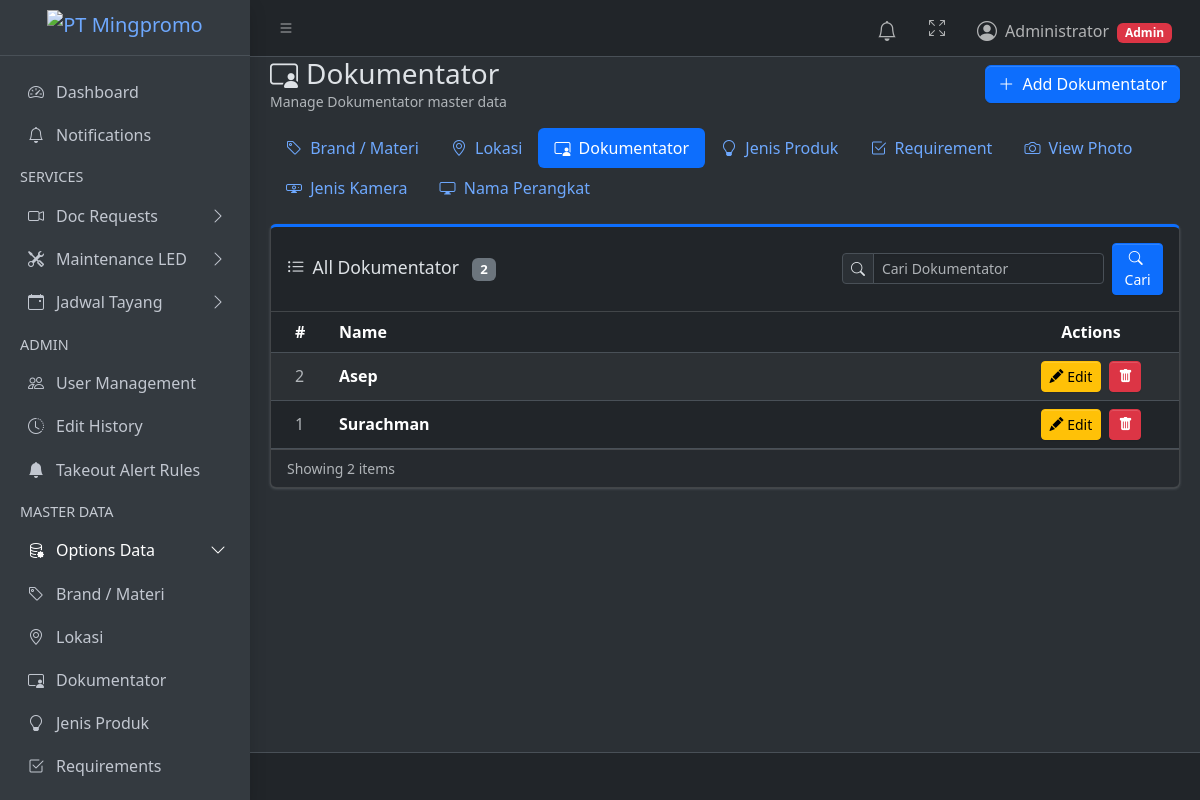
Page /master/dokumentator/ (signed in) on the earlier database version.
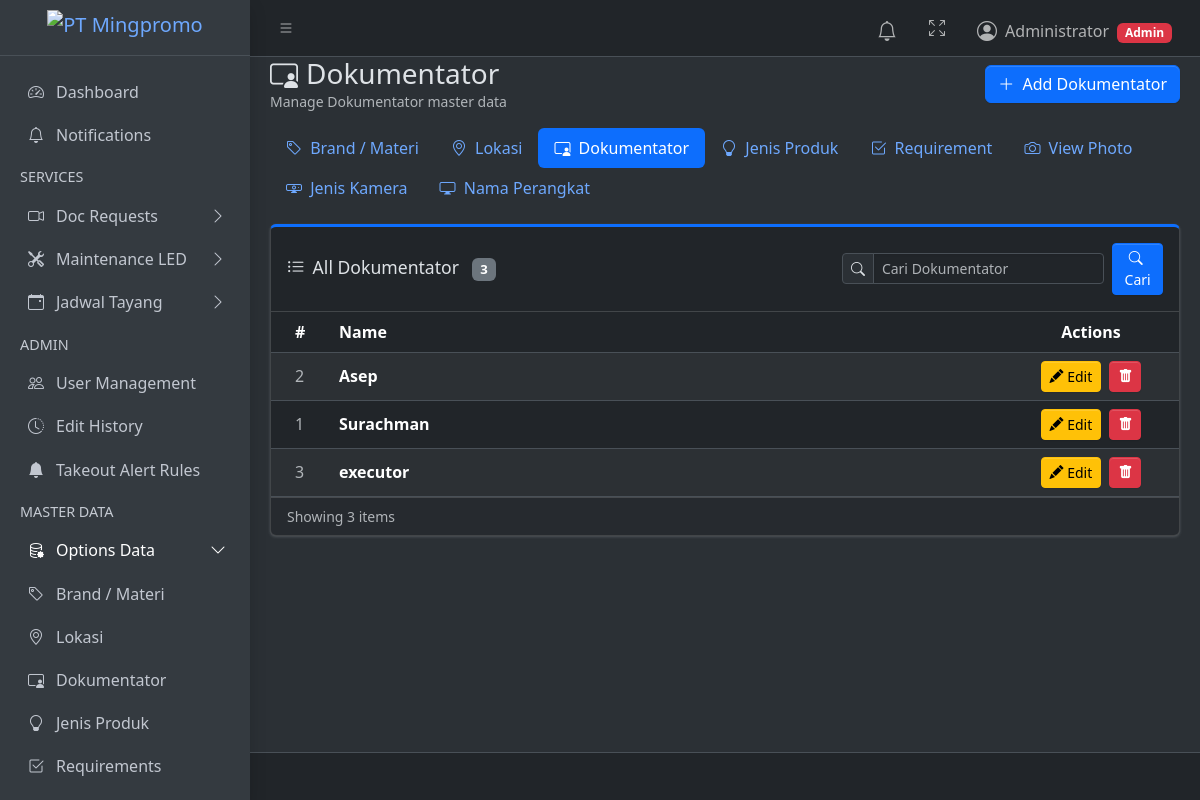
Same page on the later database version.
### products/models.py (models this page shows, shortened)
class Dokumentator(models.Model):
    name = models.CharField(max_length=150, unique=True)

### products/views.py (the view)
# urls.py: path("master/<slug:slug>/", views.master_data_list, name="master_data_list"),
@admin_required
def master_data_list(request, slug):
    config = MASTER_DATA_REGISTRY.get(slug)
    if not config:
        return HttpResponseForbidden("Not found.")
    search_query = _get_search_query(request)
    items = config["model"].objects.all().order_by("name")
    if search_query:
        items = items.filter(
            _pk_search_q(search_query) | Q(name__icontains=search_query)
        ).distinct()
    return render(request, "products/master_data_list.html", {
        "items": items,
        "config": config,
        "slug": slug,
        "registry": MASTER_DATA_REGISTRY,
        **_search_context(request, f"Cari {config['label']}"),
    })

### products/views.py (called while the page is built)
def _is_admin(user):
    return user.is_superuser or user.groups.filter(name="admin").exists()

def _get_search_query(request):
    return request.GET.get("q", "").strip()

def _search_context(request, placeholder):
    params = request.GET.copy()
    params.pop("page", None)
    search_query = _get_search_query(request)
    return {
        "search_query": search_query,
        "search_active": bool(search_query),
        "search_placeholder": placeholder,
        "page_query": params.urlencode(),
    }

def admin_required(view_func):
    @wraps(view_func)
    @login_required
    def wrapper(request, *args, **kwargs):
        if not _is_admin(request.user):
            return _forbidden_response(request, "Halaman ini hanya bisa diakses oleh Admin.")
        return view_func(request, *args, **kwargs)
    return wrapper

### products/templates/products/master_data_list.html (shortened to what this page needs)
{% extends "layouts/base.html" %}
{% block content %}
<div class="d-flex justify-content-between align-items-center mb-3">
  <div>
    <h3 class="mb-0"><i class="bi {{ config.icon }} me-2"></i>{{ config.label }}</h3>
    <p class="text-muted mb-0 small">Manage {{ config.label }} master data</p>
  </div>
  <button type="button" class="btn btn-primary"
          onclick="loadModal('{% url 'master_data_create' slug %}')">
    <i class="bi bi-plus-lg me-1"></i> Add {{ config.label }}
  </button>
</div>
<ul class="nav nav-pills mb-3">
  {% for s, c in registry.items %}
  <li class="nav-item">
    <a href="{% url 'master_data_list' s %}"
       class="nav-link {% if s == slug %}active{% endif %}">
      <i class="bi {{ c.icon }} me-1"></i> {{ c.label }}
    </a>
  </li>
  {% endfor %}
</ul>
<div class="card card-primary card-outline">
  <div class="card-header">
    <div class="d-flex flex-column flex-lg-row align-items-lg-center justify-content-between gap-3">
      <h3 class="card-title mb-0">
        <i class="bi bi-list-ul me-2"></i>All {{ config.label }}
        <span class="badge bg-secondary ms-2">{{ items|length }}</span>
      </h3>
      {% include "products/_table_search.html" %}
    </div>
  </div>
  <div class="card-body p-0">
    <table class="table table-striped table-hover align-middle mb-0">
      <thead>
        <tr>
          <th style="width:60px">#</th>
          <th>Name</th>
          <th style="width:160px" class="text-center">Actions</th>
        </tr>
      </thead>
      <tbody>
        {% for item in items %}
        <tr>
          <td class="text-muted">{{ item.id }}</td>
          <td class="fw-semibold">{{ item.name }}</td>
          <td class="text-center">
            <button type="button" class="btn btn-sm btn-warning me-1"
                    onclick="loadModal('{% url 'master_data_edit' slug item.id %}')" title="Edit">
              <i class="bi bi-pencil-fill"></i> Edit
            </button>
            <button type="button" class="btn btn-sm btn-danger"
                    onclick="loadModal('{% url 'master_data_delete' slug item.id %}')" title="Delete">
              <i class="bi bi-trash-fill"></i>
            </button>
          </td>
        </tr>
        {% endfor %}
      </tbody>
    </table>
  </div>
  {% if items %}
  <div class="card-footer text-muted small">
    Showing {{ items|length }} item{{ items|length|pluralize }}{% if search_active %} for "{{ search_query }}"{% endif %}
  </div>
  {% endif %}
</div>
{% endblock %}

Differences in the rows shown:
added Dokumentator: id "3", name "executor"
Other differences:
{{ items|length }}: "2" → "3"
